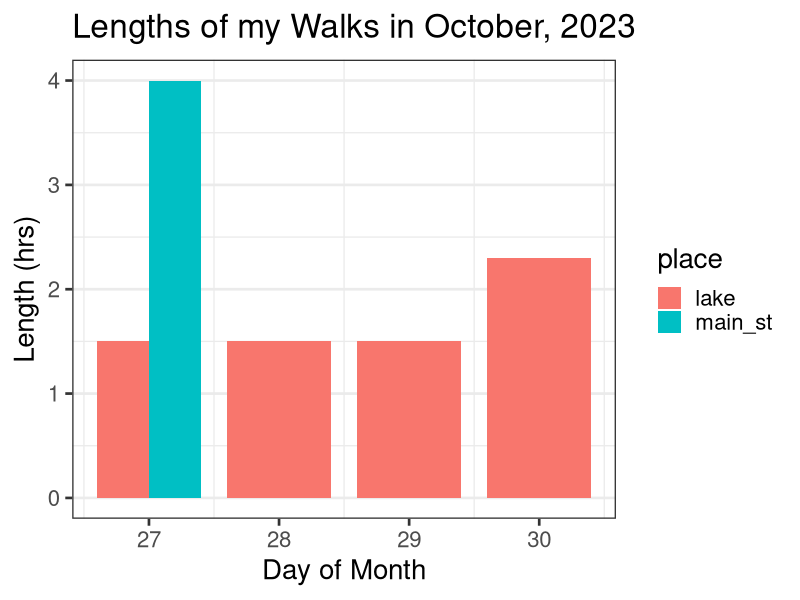

The R source for this figure:
walk_table <- data.frame(dom = c(27, 27, 28, 29, 30), month = c(10, 10, 10, 10, 10), place = c("main_st", "lake", "lake", "lake", "lake"), hrs = c(4, 1.5, 1.5, 1.5, 2.3))

library(data.table)
write.csv(walk_table, file = "walk_table.csv")
library(ggplot2)

g <- ggplot(walk_table, aes(x = dom, y = hrs, fill = place))
g + geom_bar(position = "dodge", stat = "identity", width = .8) + labs(x = "Day of Month", y = "Length (hrs)", title = "Lengths of my Walks in October, 2023") + theme_bw(base_family = "sans", base_size = 20) + theme(panel.grid.major.x = element_blank())
